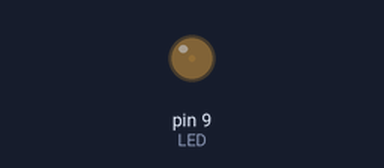
Simulated run of this sketch. Board: Arduino Uno, built with avr-gcc and run on an emulated ATmega328P. Parts: output pins drawn as LEDs (lit = HIGH).

Above: at 0.05 s.
At 2.3 s:
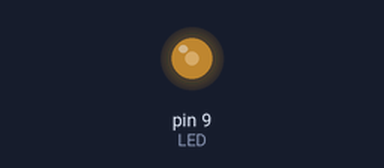
At 4.6 s:
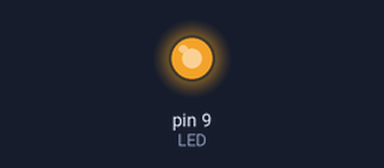
At 9.2 s:
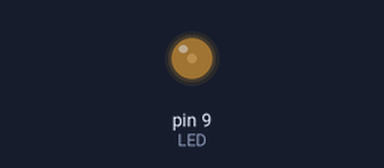
Timing chart, 0 to 13.6 s (numbered marks = the images above):
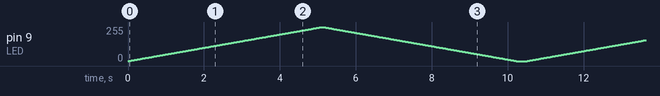

The sketch:

led_fade.ino
```cpp
const int LED = 9;          // set pin for the LED
const int BUTTON = 7;        // set pin for pushbutton
int brightness = 124;
int val = 0;                  // val will be used to store the state of the input pin


void setup()
{
  pinMode(LED, OUTPUT);       // set LED pin as an output.
  pinMode(BUTTON, INPUT);     // set BUTTON pin as input.

}

void loop()
{
//  val = digitalRead(BUTTON);  // read input and store

  // check whether the input is HIGH (button pressed)


  for (brightness=0; brightness <= 255; brightness++) {
    analogWrite(LED, brightness);  // turn LED on
    delay(20);
  }


  for (brightness = 255; brightness >= 0; brightness--) {
    analogWrite(LED, brightness);
    delay(20);
  }

  delay(250);


}
```
